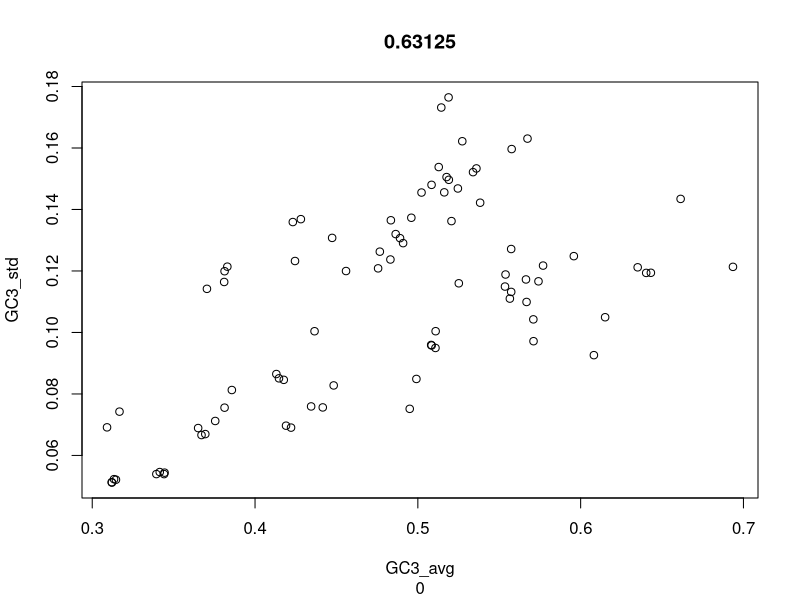

This figure's R source: (Note: this script raises an error after producing the figure.)
#!/usr/bin/Rscript
correlation = function(x, y){
	# function that performs cor.test with the 3 methods
	# and returns the $estimate and the $p.value
	res = NULL
	for(i in c("pearson", "spearman", "kendall")){
		tmp = cor.test(x, y, method=i)
		res = rbind(res, c(tmp$estimate, tmp$p.value))
	}
	rownames(res) = c("pearson", "spearman", "kendall")
	colnames(res) = c("coefficient", "pvalue")
	return(round(res, 5))
}

args = commandArgs(TRUE)

buc = read.table("../final_output_2.txt", sep="\t", header=T)
bio = read.csv("../life_history_traits.csv")
biobuc = merge(bio,buc, by.x="focal", by.y="dataset")

attach(biobuc)
names(biobuc)

# plot 1: %GC3_avg, %GC3_std
plot(GC3_avg, GC3_std, sub=round(cor.test(GC3_avg, GC3_std)$p.val, 5), main=round(cor.test(GC3_avg, GC3_std)$estimate, 5))

# plot 2: log(juvenile's size), correlation(ENc' ~ expression)
plot(log(juvSize), r_expression_ENcP, sub=round(cor.test(log(juvSize), r_expression_ENcP)$p.val, 5), main=(round(cor.test(log(juvSize), r_expression_ENcP)$estimate^2, 5)))
text(log(juvSize), r_expression_ENcP, sub=cor.test(log(juvSize), r_expression_ENcP)$p.val, main=(cor.test(log(juvSize), r_expression_ENcP)$estimate)^2, focal)

# plot 3: piS, correlation(ENc' ~ expression)
plot(piS, r_expression_ENcP, sub=round(cor.test(piS, r_expression_ENcP)$p.val, 5), main=(round(cor.test(piS, r_expression_ENcP)$estimate^2, 5)))
text(log(piS), r_expression_ENcP, sub=cor.test(log(piS), r_expression_ENcP)$p.val, main=cor.test(log(piS), r_expression_ENcP)$estimate, focal)

# plot 4-a: longevity, correlation(ENc' ~ expression)
plot(log(longevity), r_expression_ENcP, sub=round(cor.test(log(longevity), r_expression_ENcP)$p.val, 5), main=(round(cor.test(log(longevity), r_expression_ENcP, method="kendall")$estimate^2, 5)), bg='grey60', pch=21, cex=1.5)
abline(lm(r_expression_ENcP~log(longevity)), col='red')

# plot 4-b:
inver = which(biobuc$taxonomy1=="invertebrate")
ver = which(biobuc$taxonomy1=="vertebrate")

dark = grey(0.2)
green = rgb(0, 1, 0, 0.75)
red = rgb(1, 0, 0, 0.75)
diam = 1.25 # diametre of the points

plot(log(longevity), r_expression_ENcP, col="white", xlab = "log(longevity)", ylab = "cor (gene expression, ENc')", main="", cex.lab = 1.25, cex.axis = 1.2)
points(log(longevity)[ver], r_expression_ENcP[ver], pch = 21, col = dark, bg = green, cex = diam)
points(log(longevity)[inver], r_expression_ENcP[inver], pch = 21, col = dark, bg = red, cex = diam)

legend("bottomright", c("vertebrate", "invertebrate"), pch=21, col = dark, cex = diam, pt.bg = c(green, red))

dev.print(pdf,'../figures/longevityBuc.pdf')

